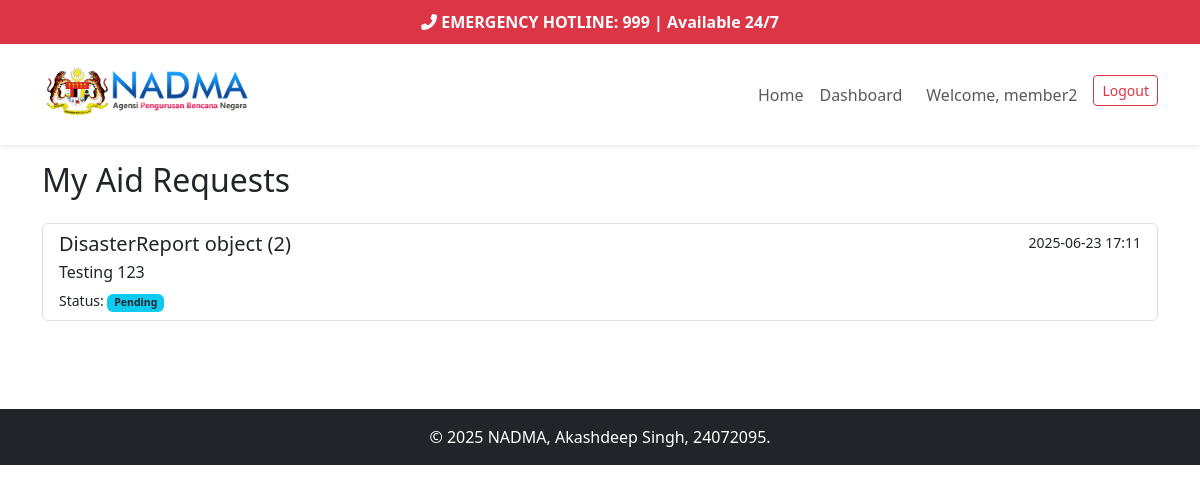
The page /aid/my-requests/ (signed in) on the database as committed earlier.
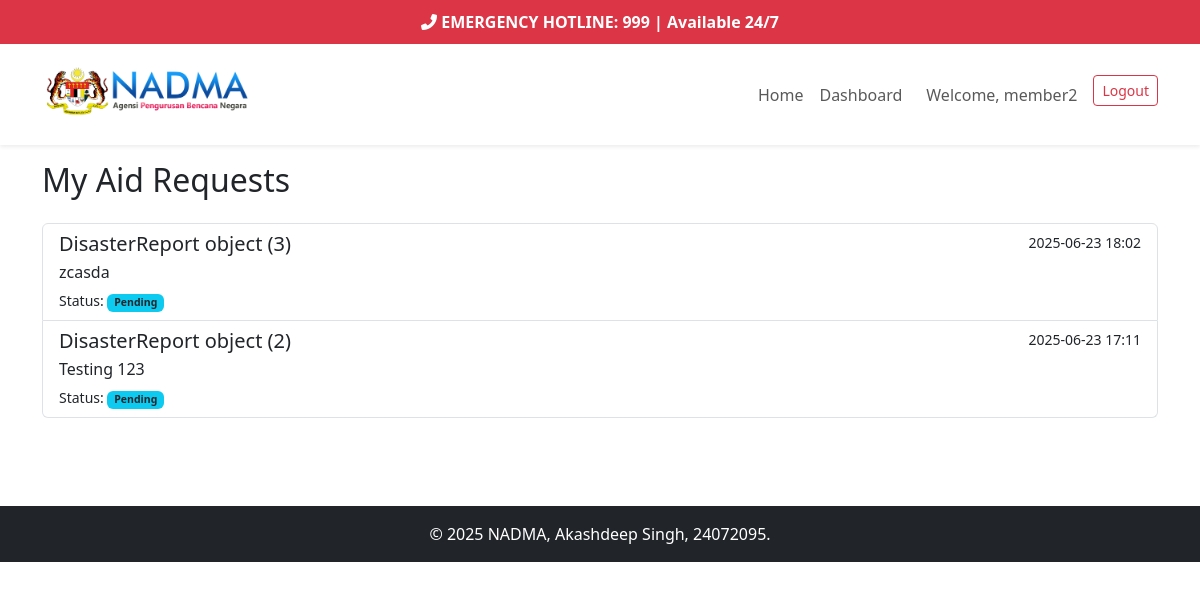
The same page on the database as committed later.
### core/models.py (models this page shows)
class AidRequest(models.Model):
    AID_TYPE_CHOICES = [
        ('food', 'Food'),
        ('shelter', 'Shelter'),
        ('rescue', 'Rescue'),
    ]
    user = models.ForeignKey(User, on_delete=models.CASCADE)
    disaster_report = models.ForeignKey(DisasterReport, on_delete=models.CASCADE)
    aid_type = models.CharField(max_length=20, choices=AID_TYPE_CHOICES)
    details = models.TextField()
    status = models.CharField(max_length=50, default='Pending')
    timestamp = models.DateTimeField(auto_now_add=True)

class DisasterReport(models.Model):
    DISASTER_TYPE_CHOICES = [
        ('flood', 'Flood'),
        ('landslide', 'Landslide'),
        ('haze', 'Haze'),
    ]
    user = models.ForeignKey(User, on_delete=models.CASCADE)
    disaster_type = models.CharField(max_length=20, choices=DISASTER_TYPE_CHOICES)
    gps_lat = models.DecimalField(max_digits=9, decimal_places=6)
    gps_long = models.DecimalField(max_digits=9, decimal_places=6)
    severity = models.CharField(max_length=50)
    timestamp = models.DateTimeField(auto_now_add=True)
    description = models.TextField(blank=True)

### core/decorators.py (the view)
        def _wrapped_view(request, *args, **kwargs):
            if request.user.is_superuser:
                return view_func(request, *args, **kwargs)
            if hasattr(request.user, 'role') and request.user.role in allowed_roles:
                return view_func(request, *args, **kwargs)
            raise PermissionDenied

### core/views.py (called while the page is built)
@login_required
@role_required(['citizen'])
def my_aid_requests(request):
    aid_requests = AidRequest.objects.filter(user=request.user).order_by('-timestamp')
    paginator = Paginator(aid_requests, 10)
    page_number = request.GET.get('page')
    aid_requests_page = paginator.get_page(page_number)
    return render(request, 'core/my_aid_requests.html', {'aid_requests': aid_requests_page})

### core/templates/core/my_aid_requests.html (shortened to what this page needs)
{% extends 'core/base.html' %}
{% block content %}
<h2 class="mb-4">My Aid Requests</h2>
{% if aid_requests %}
    <div class="list-group mb-4">
        {% for req in aid_requests %}
        <div class="list-group-item flex-column align-items-start">
            <div class="d-flex w-100 justify-content-between">
                <h5 class="mb-1">{{ req.disaster_report }}</h5>
                <small>{{ req.timestamp|date:"Y-m-d H:i" }}</small>
            </div>
            <p class="mb-1">{{ req.details }}</p>
            <small>Status: <span class="badge bg-info text-dark">{{ req.status }}</span></small>
        </div>
        {% endfor %}
    </div>
{% else %}
    <div class="alert alert-info">You have not submitted any aid requests yet.</div>
{% endif %}
{% endblock %}

Rows that differ between the two databases and show on the page:
added AidRequest: disaster_report "DisasterReport object (3)", timestamp "2025-06-23 18:02", details "zcasda", status "Pending"
